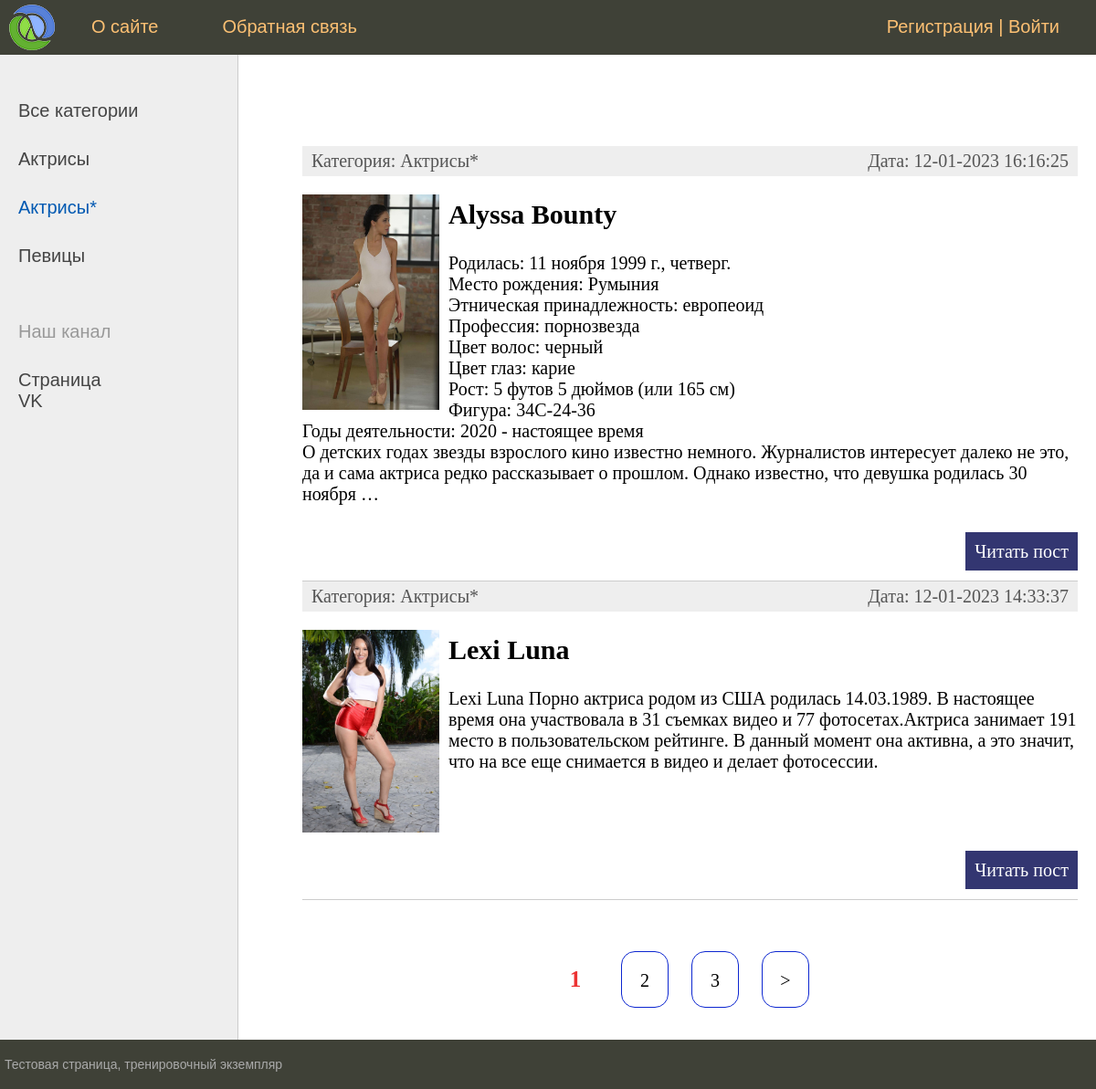
The page /category/aktrisy-2/ on the database as committed earlier.
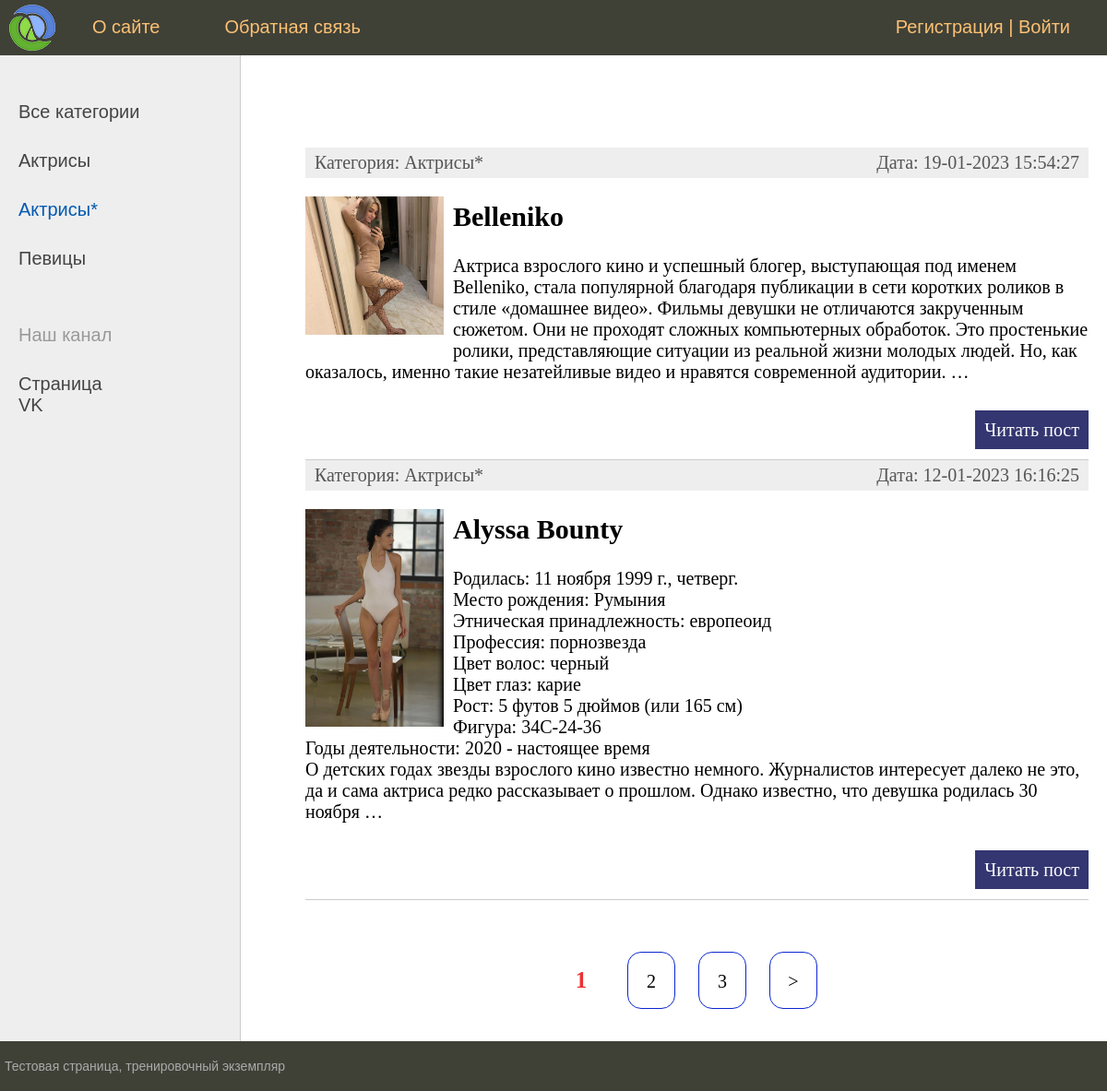
The same page on the database as committed later.
### women/models.py (models this page shows, shortened)
class Category(models.Model):
    name = models.CharField(max_length=100, db_index=True, verbose_name='Категория')
    slug = models.CharField(max_length=255, null=True, db_index=True, verbose_name='URL')
    def __str__(self):
        return self.name
    def get_absolute_url(self):
        return reverse('category', kwargs={'cat_slug': self.slug})
    class Meta:
        verbose_name = 'Категории'
        verbose_name_plural = 'Категории'
        ordering = ['id', 'name']

class Women(models.Model):
    title = models.CharField(max_length=255, verbose_name='Заголовок')
    slug = models.SlugField(max_length=255, unique=True, null=True, db_index=True, verbose_name='URL')
    text = models.TextField(blank=True, verbose_name='Описание')
    photo = models.ImageField(upload_to="photos/%Y/%m/%d", verbose_name='Фото')
    time_create = models.DateTimeField(auto_now_add=True, verbose_name='Время создания')
    time_update = models.DateTimeField(auto_now=True, verbose_name='Время обновления')
    is_published = models.BooleanField(default=True, verbose_name='Опубликованность')
    cat = models.ForeignKey('Category', on_delete=models.PROTECT, null=True, verbose_name='Категория')
    def get_absolute_url(self):
        return reverse('post', kwargs={'post_slug': self.slug})
    class Meta:
        verbose_name = 'Известные женщины'
        verbose_name_plural = 'Известные женщины'
        ordering = ['time_create', 'title']

### women/views.py (the view)
# urls.py: path('category/<slug:cat_slug>/', WomenCategory.as_view(), name='category'),  # http://127.0.0.1:8000/about/
class WomenCategory(DataMixin, ListView):
    model = Women
    template_name = 'women/index.html'
    context_object_name = 'posts'
    allow_empty = False
    def get_queryset(self):
        return Women.objects.filter(cat__slug=self.kwargs['cat_slug'], is_published=True).order_by(
            '-time_update').select_related('cat')
    def get_context_data(self, *, object_list=None, **kwargs):
        context = super().get_context_data(**kwargs)
        c = Category.objects.get(slug=self.kwargs['cat_slug'])
        c_def = self.get_user_context(title='Категория - ' + str(c.name), cat_selected=c.pk)
        context.update(c_def)
        return context

### women/utils.py (called while the page is built)
    def get_user_context(self, **kwargs):
        menu_user = menu.copy()
        context = kwargs
        cats = Category.objects.annotate(total=Count('women')).filter(total__gt=0, women__is_published=True)
        if not self.request.user.is_authenticated:
            menu_user.pop(1)
        context['menu'] = menu_user
        context['cats'] = cats
        if 'cat_selected' not in context:
            context['cat_selected'] = 0
        return context

### women/templates/women/index.html (shortened to what this page needs)
{% extends 'women/base.html' %}
{% block content %}
<ul class="list-articles">
	{% for p in posts %}
	<li><div class="article-panel" >
		<p class="first">Категория: {{p.cat}}</p>
		<p class="last">Дата: {{p.time_update|date:"d-m-Y H:i:s"}}</p>
	</div>
		{% if p.photo %}
		<p> <img class="img-article-left thumb" src="{{ p.photo.url }}"> </p>
		{% endif %}
			<h2>{{p.title}}</h2>
			<p> {{p.text|linebreaks|truncatewords:55}} </p>
			<p class="link-read-post"><a href="{{ p.get_absolute_url }}">Читать пост</a></p>
			</li>
	{% endfor %}
</ul>
{% endblock %}

### women/templates/women/base.html (shortened to what this page needs)
{% load static %}
{% load women_tags %}
<!DOCTYPE html>
<html>
<head>
    <link type="text/css" href="{% static 'women/css/styles.css' %}" rel="stylesheet"/>
</head>
<body>
<table class="table-page" border=0 cellpadding="0" cellspacing="0">
<tr><td valign=top>
{% block mainmenu %}
<div class="header">
   <ul id="mainmenu" class="mainmenu">
       <li class="logo"><a href="{% url 'home' %}"><div class="logo"></div></a></li>
            {% for m in menu %}
                <li><a href="{% url m.url_name %}">{{m.title}}</a></li>
            {% endfor %}
       {% if request.user.is_authenticated %}
            <li class="last"> {{ user.username}} | <a href="{% url 'logout' %}">Выйти</a> </li>
       {% else %}
            <li class="last"> <a href="{% url 'register' %}">Регистрация</a> | <a href="{% url 'login' %}">Войти</a> </li>
       {% endif %}
   </ul>
</div>
{% endblock mainmenu %}
<table class="table-content" border=0 cellpadding="0" cellspacing="0">
<tr>
    <td valign="top" class="left-chapters">
        <ul id="leftchapters">
            {% if cat_selected == 0 %}
                <li class="selected">Все категории</li>
            {% else %}
                <li><a href="{% url 'home' %}">Все категории</li>
            {% endif %}
            {% for c in cats %}
                {% if c.pk == cat_selected %}
                    <li class="selected">{{c.name}}</li>
                {% else %}
                    <li><a href="{{ c.get_absolute_url }}"> {{c.name}}</a></li>
                {% endif %}
            {% endfor %}
            <li class="share">
            <p>Наш канал</p>
            <a href="https://vk.com/al_feed.php" target="_blank" rel="nofollow">Cтраница VK</a>
             </li>
        </ul>
    </td>
<td valign="top" class="content">
    <div class="content-text">
    {% block content %}
    {% endblock %}
        {% if page_obj.has_other_pages %}
            <nav class="list-pages">
            <ul>
            {% for p in paginator.page_range %}
                {% if page_obj.number == p %}
                    <li class="page-num page-num-selected"> <h4>{{ p }}</h4> </li>
                {% elif p >= page_obj.number|add:-2 and   p <= page_obj.number|add:+2 %}
                    <li class="page-num">  <a href="?page={{ p }}">{{ p }}</a> </li>
                {% endif %}
            {% endfor %}
            {% if page_obj.has_next %}
                <li class="page-num"><a href="?page={{ page_obj.next_page_number }}">&gt;</a>
            {% endif %}
            </ul>
            </nav>
        {% endif %}
	</div>
</td></tr></table>
</td></tr>
<tr><td valign=top>
    <div id="footer"><p> Тестовая страница, тренировочный экземпляр</p></div>
</td></tr></table>
</body>
</html>

Rows that differ between the two databases and show on the page:
no longer on this page (row unchanged): Women: cat "Актрисы*", time_update "12-01-2023 14:33:37", photo (picture), title "Lexi Luna", text "Lexi Luna Порно актриса родом из США родилась 14.03.1989. В настоящее время она участвовала в 31 съемках видео и 77 фотосетах.Актриса занимает 191 место в пользовательском рейтинге. В данный момент она активна, а это значит, что на все еще снимается в видео и делает фотосессии."
added Women: cat "Актрисы*", time_update "19-01-2023 15:54:27", photo (picture), title "Belleniko", text "Актриса взрослого кино и успешный блогер, выступающая под именем Belleniko, стала популярной благодаря публикации в сети коротких роликов в стиле «домашнее видео». Фильмы девушки не отличаются закрученным сюжетом. Они не проходят сложных компьютерных обработок. Это простенькие ролики, представляющие ситуации из реальной жизни молодых людей. Но, как оказалось, именно такие незатейливые видео и нравятся современной аудитории. …"
